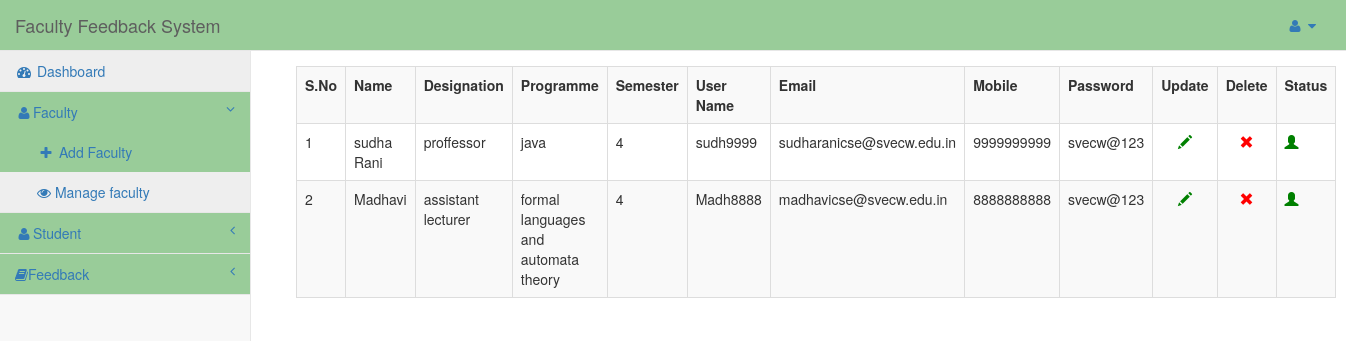
/admin/dashboard.php?info=show_faculty (signed in), run on the app's committed database.
### tables this page shows
CREATE TABLE `faculty` (
  `id` int(20) NOT NULL,
  `user_alias` varchar(30) NOT NULL,
  `Name` varchar(30) NOT NULL,
  `designation` varchar(100) NOT NULL,
  `programme` varchar(50) NOT NULL,
  `semester` varchar(40) NOT NULL,
  `email` varchar(220) NOT NULL,
  `password` varchar(75) NOT NULL,
  `mobile` bigint(20) NOT NULL,
  `date` datetime NOT NULL,
  `status` int(11) NOT NULL
);

### admin/show_faculty.php (the view, shortened to what this page needs)
<?php
	echo "<table class='table table-responsive table-bordered table-striped table-hover' style=margin:15px;>";
	echo "<tr>";
	echo "<th>S.No</th>";
	echo "<th>Name</th>";
	echo "<th>Designation</th>";
	echo "<th>Programme</th>";
	echo "<th>Semester</th>";
	echo "<th>User Name</th>";
	echo "<th>Email</th>";
	echo "<th>Mobile</th>";
	echo "<th>Password</th>";
	echo "<th>Update</th>";
	echo "<th>Delete</th>";
	echo "<th>Status</th>";
	echo "</tr>";
	$i=1;
	$que=mysqli_query($conn,"select * from faculty");
	while($row=mysqli_fetch_array($que))
	{
		echo "<tr>";
		echo "<td>".$i."</td>";
		echo "<td>".$row['Name']."</td>";
		echo "<td>".$row['designation']."</td>";
		echo "<td>".$row['programme']."</td>";
		echo "<td>".$row['semester']."</td>";
		echo "<td>".$row['user_alias']."</td>";
		echo "<td>".$row['email']."</td>";
		echo "<td>".$row['mobile']."</td>";
		echo "<td>".$row['password']."</td>";
		echo "<td class='text-center'><a href='dashboard.php?id=$row[id]&info=edit_faculty'><span class='glyphicon glyphicon-pencil'style=color:green;></span></a></td>";
		echo "<td class='text-center'><a href='#' onclick='deletes($row[id])'><span class='glyphicon glyphicon-remove' style=color:red;></span></a></td>";
		if($row['status'])
		{
		echo "<td><a href='update_status.php?user_id=".$row['id']."&status=".$row['status']."'><span class='glyphicon glyphicon-user' style=color:red;></span></a></td>";
		}
		else
		{
		echo "<td><a href='update_status.php?user_id=".$row['id']."&status=".$row['status']."'><span class='glyphicon glyphicon-user' style=color:green;></span></a></td>";
		}
		echo "</tr>";
		$i++;
	}
?>

### admin/dashboard.php (shortened to what this page needs)
<?php
include('../dbconfig.php');
?>
<!DOCTYPE html>
<html lang="en">
<head>
    <link href="../css/bootstrap.min.css" rel="stylesheet">
    <link href="../css/metisMenu.min.css" rel="stylesheet">
    <link href="../css/sb-admin-2.css" rel="stylesheet">
    <link href="../css/font-awesome.min.css" rel="stylesheet" type="text/css">
</head>
<body>
    <div id="wrapper">
        <nav class="navbar navbar-default navbar-static-top" role="navigation" style="margin-bottom: 0">
            <div class="navbar-header">
                <a class="navbar-brand" href="dashboard.php">Faculty Feedback System</a>
            </div>
            <ul class="nav navbar-top-links navbar-right">
                <li class="dropdown">
                    <a class="dropdown-toggle" data-toggle="dropdown" href="#">
                        <i class="fa fa-user fa-fw"></i>  <i class="fa fa-caret-down"></i>
                    </a>
                </li>
            </ul>
            <div class="navbar-default sidebar" role="navigation">
                <div class="sidebar-nav navbar-collapse">
                    <ul class="nav" id="side-menu">
                        <li>
                            <a href="dashboard.php"><i class="fa fa-dashboard fa-fw"></i> Dashboard</a>
                        </li>
						<li>
                            <a href="#"><i class="fa fa-user fa-fw"></i>Faculty<span class="fa arrow"></span></a>
                            <ul class="nav nav-second-level">
                                <li>
                                    <a href="dashboard.php?info=add_faculty"><i class="fa fa-plus fa-fw"></i> Add Faculty</a>
                                </li>
								 <li>
                                    <a href="dashboard.php?info=show_faculty"><i class="fa fa-eye"></i> Manage faculty</a>
                                </li>
							</ul>
                        </li>
						<li>
                            <a href="#"><i class="fa fa-user fa-fw"></i>Student<span class="fa arrow"></span></a>
                        </li>
		<li>
         <a href="#"><i class="fa fa-user fa-book"></i>Feedback<span class="fa arrow"></span></a>
                        </li>
                    </ul>
                </div>
            </div>
        </nav>
        <div id="page-wrapper">
            <div class="row">
                <div class="col-lg-12">
                	<?php
								@$info=$_GET['info'];
								if($info!="")
								{
									if($info=="add_faculty")
										{
											include('add_faculty.php');
										}
									elseif($info=="show_faculty")
										{
											include('show_faculty.php');
										}
									elseif($info=="edit_faculty")
										{
											include('edit_faculty.php');
										}
									elseif($info=="display_student")
										{
											include('display_student.php');
										}
									elseif($info=="contact")
										{
											include('contact.php');
										}
									elseif($info=="feedback")
										{
											include('feedback.php');
										}
										elseif($info=="feedback_average")
										{
											include('feedback_average.php');
										}
										else if($info=="update_password")
										{
										include('update_password.php');
										}
								}
								else
								{
								include('dashboard_home.php');
								}
							?>
				</div>
            </div>
        </div>
    </div>
</body>
</html>

### css/sb-admin-2.css (style rules this page uses)
body { background-color: #f8f8f8; }
#wrapper { width: 100%; }
#page-wrapper { padding: 0 15px; min-height: 568px; background-color: #fff; }
@media (min-width:768px) { #page-wrapper { position: inherit; margin: 0 0 0 250px; padding: 0 30px; border-left: 1px solid #e7e7e7; } }
.navbar-top-links { margin-right: 0; }
.navbar-top-links li { display: inline-block; }
.navbar-top-links li:last-child { margin-right: 15px; }
.navbar-top-links li a { padding: 15px; min-height: 50px; }
.sidebar .sidebar-nav.navbar-collapse { padding-right: 0; padding-left: 0; }
.sidebar ul li { border-bottom: 1px solid #e7e7e7; }
.sidebar ul li a.active { background-color: #eee; }
.sidebar .arrow { float: right; }
.sidebar .fa.arrow:before { content: "\f104"; }
.sidebar .active>a>.fa.arrow:before { content: "\f107"; }
.sidebar .nav-second-level li, .sidebar .nav-third-level li { border-bottom: 0!important; }
.sidebar .nav-second-level li a { padding-left: 37px; }
@media (min-width:768px) { .sidebar { z-index: 1; position: absolute; width: 250px; margin-top: 51px; } }

### data on the page
faculty: Name "sudha Rani", designation "proffessor", programme "java", semester "4", user_alias "sudh9999", email "sudharanicse@svecw.edu.in", mobile "9999999999", password "svecw@123"
faculty: Name "Madhavi", designation "assistant lecturer", programme "formal languages and automata theory", semester "4", user_alias "Madh8888", email "madhavicse@svecw.edu.in", mobile "8888888888", password "svecw@123"
